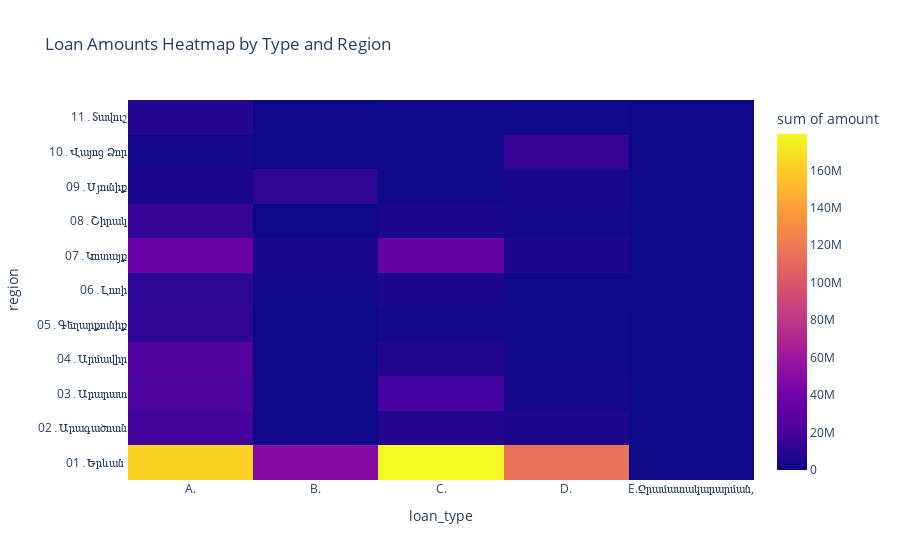

Notebook code for this chart:
### Code cell
# Heatmap to visualize loan amounts for each loan type and region
fig = px.density_heatmap(df_long, x='loan_type', y='region', z='amount',
                         title='Loan Amounts Heatmap by Type and Region')
fig.show()

### Figure 1 — Plotly figure (JSON) as saved in the notebook; plotly's stock layout.template omitted (floating-point values rounded to 4 significant figures)
{"data": [{"coloraxis": "coloraxis", "histfunc": "sum", "hovertemplate": "loan_type=%{x}<br>region=%{y}<br>sum of amount=%{z}<extra></extra>", "name": "", "type": "histogram2d", "x": ["A.", "A.", "A.", "A.", "A.", "A.", "A.", "A.", "A.", "A.", "A.", "B.", "B.", "B.", "B.", "B.", "B.", "B.", "B.", "B.", "B.", "B.", "C.", "C.", "C.", "C.", "C.", "C.", "C.", "C.", "C.", "C.", "C.", "D.", "D.", "D.", "D.", "D.", "D.", "D.", "D.", "D.", "D.", "D.", "E.Ջրամատակարարման,", "E.Ջրամատակարարման,", "E.Ջրամատակարարման,", "E.Ջրամատակարարման,", "E.Ջրամատակարարման,", "E.Ջրամատակարարման,", "E.Ջրամատակարարման,", "E.Ջրամատակարարման,", "E.Ջրամատակարարման,", "E.Ջրամատակարարման,", "E.Ջրամատակարարման,"], "xaxis": "x", "xbingroup": "x", "y": ["01․Երևան ", "02․Արագածոտն", "03․Արարատ", "04․Արմավիր", "05․Գեղարքունիք", "06․Լոռի", "07․Կոտայք", "08․Շիրակ", "09․Սյունիք", "10․Վայոց Ձոր", "11․Տավուշ", "01․Երևան ", "02․Արագածոտն", "03․Արարատ", "04․Արմավիր", "05․Գեղարքունիք", "06․Լոռի", "07․Կոտայք", "08․Շիրակ", "09․Սյունիք", "10․Վայոց Ձոր", "11․Տավուշ", "01․Երևան ", "02․Արագածոտն", "03․Արարատ", "04․Արմավիր", "05․Գեղարքունիք", "06․Լոռի", "07․Կոտայք", "08․Շիրակ", "09․Սյունիք", "10․Վայոց Ձոր", "11․Տավուշ", "01․Երևան ", "02․Արագածոտն", "03․Արարատ", "04․Արմավիր", "05․Գեղարքունիք", "06․Լոռի", "07․Կոտայք", "08․Շիրակ", "09․Սյունիք", "10․Վայոց Ձոր", "11․Տավուշ", "01․Երևան ", "02․Արագածոտն", "03․Արարատ", "04․Արմավիր", "05․Գեղարքունիք", "06․Լոռի", "07․Կոտայք", "08․Շիրակ", "09․Սյունիք", "10․Վայոց Ձոր", "11․Տավուշ"], "yaxis": "y", "ybingroup": "y", "z": [163500000.0, 19480000.0, 22460000.0, 25700000.0, 11690000.0, 9881000.0, 36180000.0, 13500000.0, 4641000.0, 2530000.0, 8158000.0, 50230000.0, 172000.0, 74200.0, 556600.0, 58860.0, 1348000.0, 3774000.0, 168800.0, 11270000.0, 926.9, 8136.0, 179400000.0, 8085000.0, 20250000.0, 7433000.0, 1803000.0, 5130000.0, 32890000.0, 5051000.0, 1091000.0, 743000.0, 1427000.0, 115800000.0, 5309000.0, 2645000.0, 1453000.0, 1135000.0, 330100.0, 6297000.0, 1843000.0, 3810000.0, 13810000.0, 577400.0, 172900.0, null, 17430.0, null, 6902.0, null, 57830.0, 6049.0, 3750, null, null]}], "layout": {"coloraxis": {"colorbar": {"title": {"text": "sum of amount"}}, "colorscale": [[0, "#0d0887"], [0.1111, "#46039f"], [0.2222, "#7201a8"], [0.3333, "#9c179e"], [0.4444, "#bd3786"], [0.5556, "#d8576b"], [0.6667, "#ed7953"], [0.7778, "#fb9f3a"], [0.8889, "#fdca26"], [1, "#f0f921"]]}, "legend": {"tracegroupgap": 0}, "title": {"text": "Loan Amounts Heatmap by Type and Region"}, "xaxis": {"anchor": "y", "domain": [0, 1], "title": {"text": "loan_type"}}, "yaxis": {"anchor": "x", "domain": [0, 1], "title": {"text": "region"}}}}
